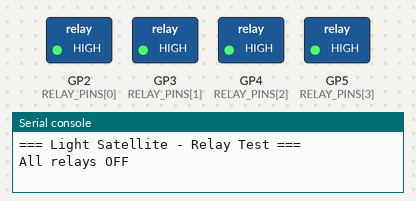
The program below on a simulated Raspberry Pi Pico running MicroPython. Parts: switched loads named in the program (green lamp = pin HIGH), the last lines printed to the serial console. At 8.3 s the program stops and its outputs stay as they are.

Above: at 0.1 s.
At 1.1 s:
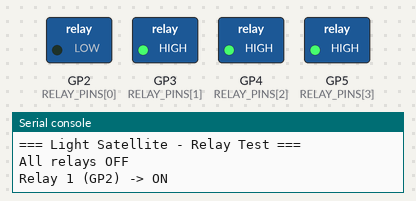
At 2.3 s:
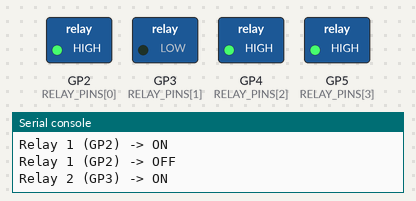
At 3.5 s:
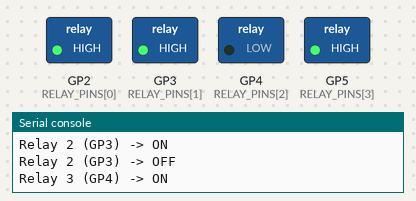
At 4.7 s:
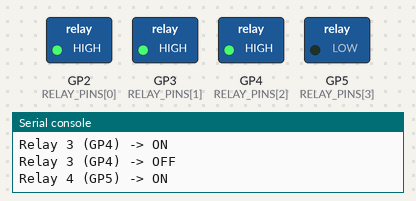
At 6.9 s:
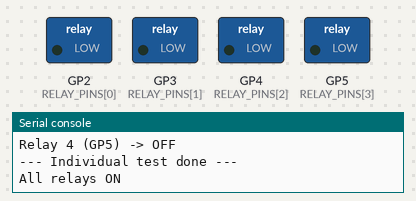
Timing chart, 0 to 9.8 s (numbered marks = the images above):
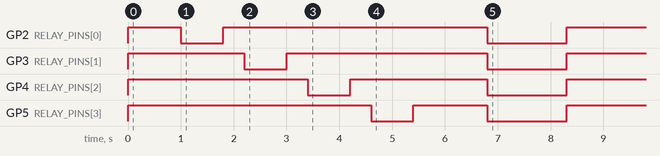

Measured:
- by itself, GP2 (RELAY_PINS[0]): goes HIGH 1.0 s, LOW 0.80 s, HIGH 5.0 s, LOW 1.5 s, then HIGH
- by itself, GP3 (RELAY_PINS[1]): goes HIGH 2.2 s, LOW 0.80 s, HIGH 3.8 s, LOW 1.5 s, then HIGH
- by itself, GP4 (RELAY_PINS[2]): goes HIGH 3.4 s, LOW 0.80 s, HIGH 2.6 s, LOW 1.5 s, then HIGH
- by itself, GP5 (RELAY_PINS[3]): goes HIGH 4.6 s, LOW 0.80 s, HIGH 1.4 s, LOW 1.5 s, then HIGH

The program:

test.py
```python
"""
Light Satellite - Hardware Test Script
Run this file directly on the RP2040 to verify relay wiring.
Cycles relays 1-4 ON/OFF with visible delays.
"""

import machine
import time

# Relay pins (Active Low: 0=ON, 1=OFF)
RELAY_PINS = [2, 3, 4, 5]

def main():
    print("=== Light Satellite - Relay Test ===")

    # Initialize all relays OFF (HIGH)
    relays = []
    for pin_num in RELAY_PINS:
        p = machine.Pin(pin_num, machine.Pin.OUT, value=1)
        relays.append(p)
    print("All relays OFF")
    time.sleep(1)

    # Cycle each relay individually
    for i, r in enumerate(relays):
        ch = i + 1
        print(f"Relay {ch} (GP{RELAY_PINS[i]}) -> ON")
        r.value(0)  # Active Low
        time.sleep(0.8)
        print(f"Relay {ch} (GP{RELAY_PINS[i]}) -> OFF")
        r.value(1)
        time.sleep(0.4)

    print("--- Individual test done ---")
    time.sleep(1)

    # All ON at once
    print("All relays ON")
    for r in relays:
        r.value(0)
    time.sleep(1.5)

    # All OFF
    print("All relays OFF")
    for r in relays:
        r.value(1)

    print("=== Test complete ===")

main()
```
